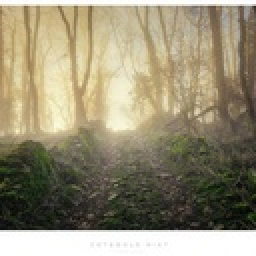
%> input picture forest.jpg, 128 x 128 px, shrunk from 300 x 300 before the run (shown 2 times larger)
$ octave hazenew.m   (GNU Octave 9; MATLAB toolbox functions it lacks are replaced by stand-ins)
%> lines starting %> are read from the running program, lines starting %| are printed output that depends on the picture
### darkChannel.m
function JDark = darkChannel(im2)
[height, width, ~] = size(im2);
patchSize = 15; %the patch size is set to be 15 x 15
padSize = 7; % half the patch size to pad the image with for the array to
%work (be centered at 1,1 as well as at height,1 and 1,width and height,width etc)
JDark = zeros(height, width); % the dark channel
imJ = padarray(im2, [padSize padSize], Inf); % the new image
% imagesc(imJ); colormap gray; axis off image
for j = 1:height
    for i = 1:width
        % the patch has top left corner at (jj, ii)
        patch = imJ(j:(j+patchSize-1), i:(i+patchSize-1),:);
        % the dark channel for a patch is the minimum value for all
        % channels for that patch
        JDark(j,i) = min(patch(:));
     end
end

### atmLight.m
function A = atmLight(im, JDark)
% the color of the atmospheric light is very close to the color of the sky
% so just pick the first few pixels that are closest to 1 in JDark
% and take the average
% pick top 0.1% brightest pixels in the dark channel
% get the image size
[height, width, ~] = size(im);
imsize = width * height;
numpx = floor(imsize/1000); % accomodate for small images
JDarkVec = reshape(JDark,imsize,1); % a vector of pixels in JDark
ImVec = reshape(im,imsize,3);  % a vector of pixels in my image
[~, indices] = sort(JDarkVec); %sort
indices = indices(imsize-numpx+1:end); % need the last few pixels because those are closest to 1
atmSum = zeros(1,3);
for ind = 1:numpx
    atmSum = atmSum + ImVec(indices(ind),:);
end
A = atmSum / numpx;

### transmissionEstimate.m
function transmission = transmissionEstimate(im, A)
omega = 0.95; % the amount of haze we're keeping
im3 = zeros(size(im));
for ind = 1:3
    im3(:,:,ind) = im(:,:,ind)./A(ind);
end
% imagesc(im3./(max(max(max(im3))))); colormap gray; axis off image
transmission = 1-omega*darkChannel(im3);

### hazenew.m
%%
%cd('/Users/Derek/Documents/School/Washington University/Classes/CSE559A (Computer Vision)/Project Final Dehaze');
cd('/Users/anubh/Desktop/Project');
%imageRGB = imresize(readIm('anu1', '.jpeg'),0.5);
imageRGB = imresize(imread('forest.jpg'),0.6);
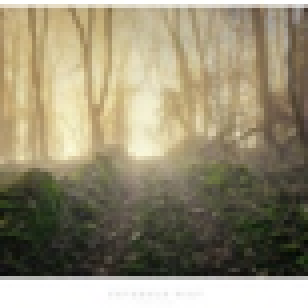
%> imageRGB: size 77x77x3 uint8 (shown 4 times larger); mean R, G, B 149.7, 141.6, 116.8
imageRGB = im2double(imageRGB);
%> imageRGB: size 77x77x3 double
dark = darkChannel(imageRGB);
%> in darkChannel, `imJ = padarray(im2, [padSize padSize], Inf);`: imJ: size 91x91x3 double; 28.4% of the values are NaN or infinite; the others: min 0.0118, max 1, mean 0.534
%> after the loop in darkChannel, `for j = 1:height`:
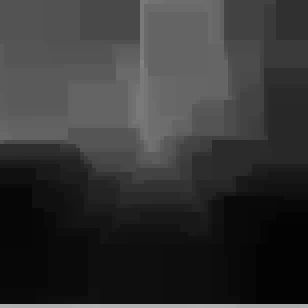
%> JDark: size 77x77 double (shown 4 times larger); min 0.0118, max 0.714, mean 0.209
atmospheric = atmLight(imageRGB, dark);
%> in atmLight, `JDarkVec = reshape(JDark,imsize,1);`: JDarkVec = 5929 values, max 0.714 at index 1848, min 0.0118 at index 4990, mean 0.209
%> in atmLight, `[~, indices] = sort(JDarkVec);`: indices = 5929 values, max 5929 at index 5885, min 1 at index 4068, mean 2965
%> in atmLight, `indices = indices(imsize-numpx+1:end);`: indices = [1771; 3850; 3927; 1848; 1925]
%> the loop in atmLight, `for ind = 1:numpx` made 5 passes
%> atmSum on passes 1 to 5: [1 1 1], [2 2 2], [3 3 3], [4 4 4], [5 5 5]
%> in atmLight, `A = atmSum / numpx;`: A = [1 1 0.999]
%> atmospheric = [1 1 0.999]
transmission = transmissionEstimate(imageRGB, atmospheric);
%> in transmissionEstimate, `transmission = 1-omega*darkChannel(im3);`:
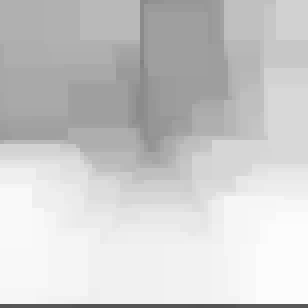
%> transmission: size 77x77 double (shown 4 times larger); min 0.322, max 0.989, mean 0.802
%%
epsilon = 10^-4;
lambda  = 10^-4;
windowSize      = [3 3];
numWindowPixels = windowSize(1) * windowSize(2);
imageSize          = size(imageRGB);
%> imageSize = [77 77 3]
numImagePixels     = imageSize(1) * imageSize(2);
%> numImagePixels = 5929
numImageDimensions = imageSize(3);
%> numImageDimensions = 3
mattingLaplacian = sparse(numImagePixels, numImagePixels);
%> (the run ends here)
